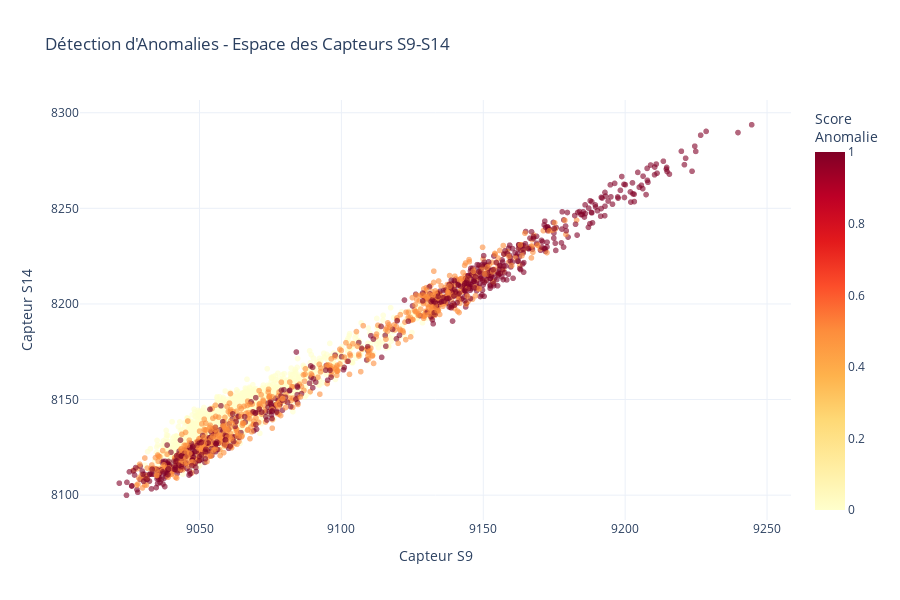

Write notebook code for a chart like this one.
### Markdown cell above
### Visualisation des anomalies

### Code cell
# 4.4 Visualisation des anomalies
# Utiliser des capteurs avec plus de variance pour mieux visualiser
top_variance_sensors = data_train[sensor_columns].std().nlargest(2).index.tolist()
sensor_x, sensor_y = top_variance_sensors[0], top_variance_sensors[1]

# Créer un échantillon avec surreprésentation des anomalies
df_normal = df_eda[df_eda['anomaly_score'] == 0].sample(min(3000, len(df_eda[df_eda['anomaly_score'] == 0])))
df_anomalies = df_eda[df_eda['anomaly_score'] > 0]
df_viz = pd.concat([df_normal, df_anomalies])

print(f"Visualisation avec {sensor_x} et {sensor_y}")
print(f"Points normaux: {len(df_normal):,}")
print(f"Points anomalies: {len(df_anomalies):,}")

fig_anomaly = px.scatter(
    df_viz,
    x=sensor_x,
    y=sensor_y,
    color='anomaly_score',
    color_continuous_scale='YlOrRd',
    title=f'Détection d\'Anomalies - Espace des Capteurs {sensor_x}-{sensor_y}',
    labels={sensor_x: f'Capteur {sensor_x}', sensor_y: f'Capteur {sensor_y}', 'anomaly_score': 'Score Anomalie'},
    opacity=0.6,
    hover_data=['unit_id', 'cycles', 'rul']
)
fig_anomaly.update_layout(
    height=600,
    template='plotly_white',
    coloraxis_colorbar=dict(title="Score<br>Anomalie")
)
fig_anomaly.show()

### Figure 1 — Plotly figure (JSON) as saved in the notebook; plotly's stock layout.template omitted (floating-point values rounded to 4 significant figures; data arrays with more than 128 entries replaced by an {"elided": "..."} marker saying what was removed)
{"data": [{"customdata": {"elided": "4291x3 int values"}, "hovertemplate": "Capteur S9=%{x}<br>Capteur S14=%{y}<br>unit_id=%{customdata[0]}<br>cycles=%{customdata[1]}<br>rul=%{customdata[2]}<br>Score Anomalie=%{marker.color}<extra></extra>", "legendgroup": "", "marker": {"color": {"elided": "4291 float values"}, "coloraxis": "coloraxis", "opacity": 0.6, "symbol": "circle"}, "mode": "markers", "name": "", "showlegend": false, "type": "scattergl", "x": {"elided": "4291 float values"}, "xaxis": "x", "y": {"elided": "4291 float values"}, "yaxis": "y"}], "layout": {"coloraxis": {"colorbar": {"title": {"text": "Score<br>Anomalie"}}, "colorscale": [[0, "rgb(255,255,204)"], [0.125, "rgb(255,237,160)"], [0.25, "rgb(254,217,118)"], [0.375, "rgb(254,178,76)"], [0.5, "rgb(253,141,60)"], [0.625, "rgb(252,78,42)"], [0.75, "rgb(227,26,28)"], [0.875, "rgb(189,0,38)"], [1, "rgb(128,0,38)"]]}, "height": 600, "legend": {"tracegroupgap": 0}, "title": {"text": "Détection d'Anomalies - Espace des Capteurs S9-S14"}, "xaxis": {"anchor": "y", "domain": [0, 1], "title": {"text": "Capteur S9"}}, "yaxis": {"anchor": "x", "domain": [0, 1], "title": {"text": "Capteur S14"}}}}
